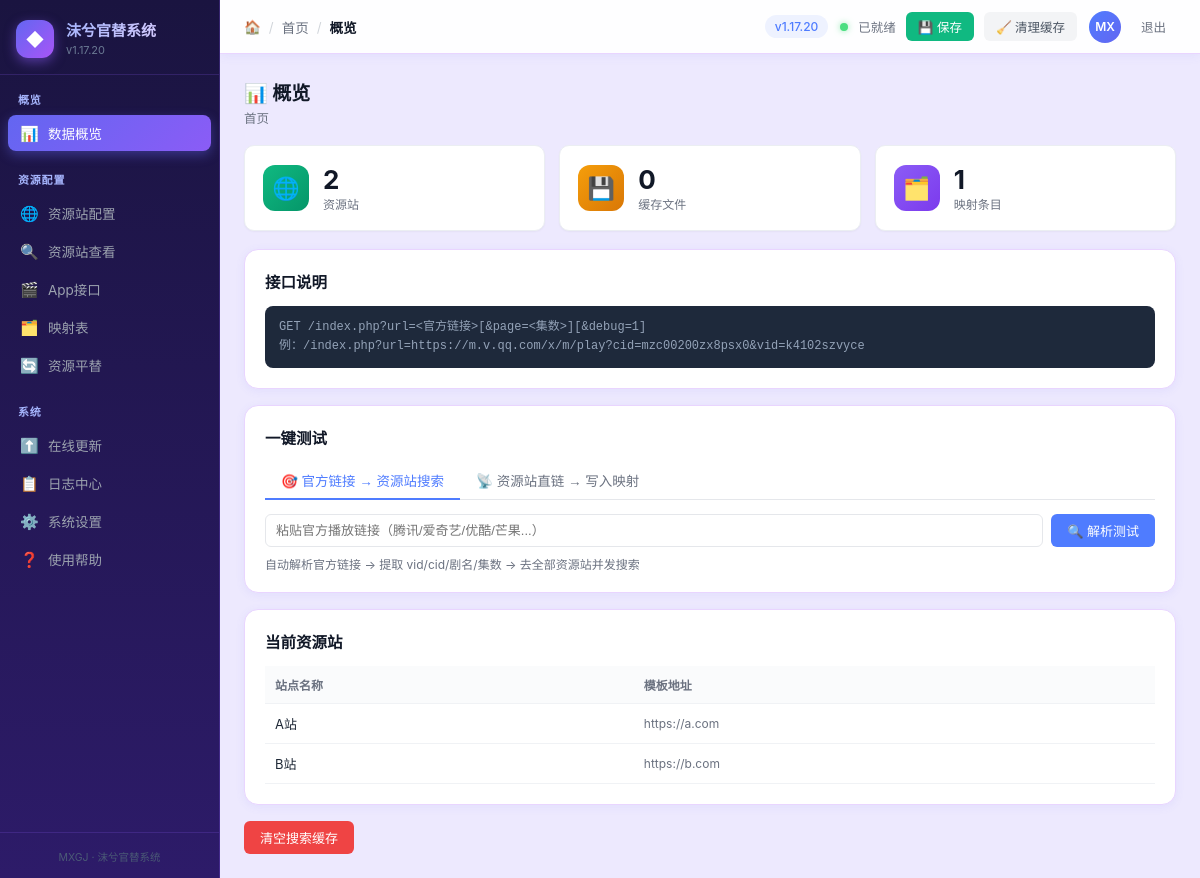
/admin.php (signed in), run on the app's committed database.
### tables this page shows
CREATE TABLE sites (
    id          INTEGER PRIMARY KEY AUTOINCREMENT,
    name        VARCHAR(128) NOT NULL,
    template    TEXT         NOT NULL,      -- 搜索模板，含 %u/%s/%t/%p
    enabled     INTEGER      DEFAULT 1,
    role        VARCHAR(32)  DEFAULT 'primary',  -- primary / fallback
    method      VARCHAR(8)   DEFAULT 'GET',      -- GET / POST
    headers     TEXT,                          -- JSON: {"X-Requested-With":"XMLHttpRequest"}
    post_body   TEXT,                          -- JSON: POST 模板（支持 %u）
    parser      VARCHAR(32)  DEFAULT 'cMaccms', -- cMaccms / json / regex / xml
    sort_order  INTEGER      DEFAULT 0,
    created_at  INTEGER,
    updated_at  INTEGER
);

### lib/Db.php (called while the page is built, shortened)
<?php
class Db
{
    private static ?PDO $_pdo = null;
    public static function enabled(): bool
    {
        $envFile = defined('MXGJ_ENV') ? MXGJ_ENV : MXGJ_CONFIG . '/.env.ini';
        $driver = 'sqlite';
        if (is_file($envFile)) {
            $raw = @file_get_contents($envFile);
            if ($raw !== false && preg_match('/^\[db\](.*?)(?=^\[|\Z)/ms', $raw, $m)) {
                $section = $m[1];
                if (preg_match('/^\s*driver\s*=\s*(\w+)/m', $section, $dm)) {
                    $driver = strtolower(trim($dm[1]));
                }
            }
        }
        $pdo = self::tryConnect($driver, $envFile);
        self::$_pdo = $pdo;
        return true;
    }
    public static function connect(): ?PDO
    {
        if (self::$_pdo !== null) return self::$_pdo;
        return self::$_pdo;
    }
    private static function tryConnect(string $driver, string $envFile): ?PDO
    {
        try {
            $dsn = ''; $user = ''; $pass = '';
            if (is_file($envFile)) {
                $raw = @file_get_contents($envFile);
                if ($raw !== false && preg_match('/^\[db\](.*?)(?=^\[|\Z)/ms', $raw, $m)) {
                    $section = $m[1];
                    $kv = [];
                    foreach (explode("\n", $section) as $line) {
                        if (str_contains($line, '=')) {
                            [$k, $v] = explode('=', $line, 2);
                            $kv[trim($k)] = trim($v);
                        }
                    }
                    $user = $kv['user'] ?? '';
                    $pass = $kv['pass'] ?? '';
                }
            }
            if ($driver === 'sqlite') {
                $dbFile = MXGJ_DATA . '/mxgj.db';
                $dsn = "sqlite:$dbFile";
            } elseif ($driver === 'mysql') {
                $host  = $kv['host'] ?? '127.0.0.1';
                $port  = $kv['port'] ?? '3306';
                $name  = $kv['name'] ?? 'mxgj';
                $dsn = "mysql:host=$host;port=$port;dbname=$name;charset=utf8mb4";
            } else {
                return null;
            }
            $pdo = new PDO($dsn, $user, $pass, [
                PDO::ATTR_ERRMODE          => PDO::ERRMODE_EXCEPTION,
                PDO::ATTR_DEFAULT_FETCH_MODE => PDO::FETCH_ASSOC,
                PDO::ATTR_EMULATE_PREPARES => false,
                PDO::ATTR_PERSISTENT       => true,
            ]);
            if ($driver === 'sqlite') {
                $pdo->exec('PRAGMA journal_mode=WAL');
                $pdo->exec('PRAGMA synchronous=NORMAL');
                $pdo->exec('PRAGMA busy_timeout=5000');
                $pdo->exec('PRAGMA foreign_keys=ON');
            }
            return $pdo;
        } catch (Throwable $e) {
            @error_log('Db::tryConnect 失败: ' . $e->getMessage());
            return null;
        }
    }
    public static function sites(): array
    {
        $pdo = self::connect();
        try {
            $rows = $pdo->query('SELECT * FROM sites ORDER BY sort_order ASC, id ASC')->fetchAll();
            $out = [];
            foreach ($rows as $r) {
                if (isset($r['headers']))  $r['headers']  = json_decode($r['headers'],  true) ?? [];
                if (isset($r['post_body'])) $r['post_body'] = json_decode($r['post_body'], true) ?? [];
                $out[] = $r;
            }
            return $out;
        } catch (Throwable) { return []; }
    }
}

### lib/bootstrap.php (called while the page is built, shortened)
<?php
if (!class_exists('Db', false)) {
    require_once __DIR__ . '/Db.php';
}
function _mxgj_db_enabled(): bool {
    static $cache = null;
    if ($cache !== null) return $cache;
    $cache = class_exists('Db', false) && Db::enabled();
    return $cache;
}
function mxgj_env_read(): array
{
    if (_mxgj_db_enabled()) {
        $dbSections = Db::configAll();
        $dbSections['sites'] = ['data' => Db::sites()];
        $dbSections['mapping'] = ['data' => Db::mapping()];
        return ['sections' => $dbSections, 'env_file' => MXGJ_ENV, 'migrated' => false, 'from_db' => true];
    }
    $envFile = MXGJ_ENV;
    return ['sections' => $GLOBALS['mxgj_env_cache'], 'env_file' => $envFile, 'migrated' => false];
}
function mxgj_settings(): array
{
    $r = mxgj_env_read();
    $s = $r['sections'];
    $defaults = [
        'admin_password' => 'moxi123', 'updater_key' => '',
        'timeout' => 15, 'cache_ttl' => 600, 'page_size' => 50,
        'replace_domain' => '',
        'repo_owner' => 'ssmhdssmhd', 'repo_name' => 'MXGJ', 'repo_branch' => 'main',
        'site_control' => [
            'search_interval' => 10, 'heartbeat_enable' => false,
            'heartbeat_interval' => 300, 'heartbeat_timeout' => 5,
            'heartbeat_max_fail' => 3, 'cooldown_seconds' => 600,
            'rotation_enable' => false, 'rotation_interval' => 300,
            'max_sites_per_request' => 0,
        ],
        'output' => [
            'mode' => 'standard', 'show_source' => false, 'show_meta' => true,
            'fields' => [],
        ],
        'app_api' => [
            'enable' => true, 'require_key' => false, 'api_key' => '',
            'player_type' => 'lgzym3u8', 'proxy_enable' => true,
            'cors' => '*', 'max_size_mb' => 10, 'rate_limit' => 0,
        ],
        'fallback' => ['enable' => false, 'step2_retry_main' => true],
        'cron' => [
            'key' => '', 'interval_mins' => 60, 'scan_sites' => true,
            'scan_pages' => 1, 'timeout' => 20, 'seed_links' => [],
        ],
    ];
    $out = [];
    foreach (['admin_password', 'updater_key', 'timeout', 'cache_ttl', 'page_size', 'replace_domain', 'repo_owner', 'repo_name', 'repo_branch'] as $k) {
        $out[$k] = $s['system'][$k] ?? $defaults[$k];
    }
    foreach (['site_control', 'output', 'app_api', 'fallback', 'cron'] as $sec) {
        $out[$sec] = isset($s[$sec]) && is_array($s[$sec])
            ? array_merge($defaults[$sec], $s[$sec])
            : $defaults[$sec];
    }
    return $out;
}

### admin.php (the view, shortened to what this page needs)
<?php
require_once __DIR__ . '/lib/bootstrap.php';
$ACTION = $_POST['action'] ?? ($_GET['action'] ?? '');
function isLoggedIn(): bool {
    return !empty($_SESSION['mxgj_admin']);
}
if ($ACTION === '') {
    if (!isLoggedIn()) {
        renderLogin();
    } else {
        renderDashboard();
    }
    exit;
}
    ?>
    <?php
function renderDashboard()
{
    $settings = mxgj_settings();
    $sites    = mxgj_sites();
    $mapping  = mxgj_mapping_data();
    $cacheCnt = AdminHelper::cacheCount();
    $tab = $_GET['tab'] ?? 'dashboard';
    ?>
    <?php
    $tabLabels = [
        'dashboard'   => ['label' => '概览',         'icon' => '📊', 'crumb' => '首页'],
        'sites'       => ['label' => '资源站配置',   'icon' => '🌐', 'crumb' => '资源配置'],
        'sites_view'  => ['label' => '资源站查看',   'icon' => '🔍', 'crumb' => '资源配置'],
        'app_api'     => ['label' => 'App接口',      'icon' => '🎬', 'crumb' => '资源配置'],
        'mapping'     => ['label' => '映射表',       'icon' => '🗂️', 'crumb' => '资源配置'],
        'fallback'    => ['label' => '资源平替',     'icon' => '🔄', 'crumb' => '资源配置'],
        'update'      => ['label' => '在线更新',     'icon' => '⬆️', 'crumb' => '系统更新'],
        'logs'        => ['label' => '日志',         'icon' => '📋', 'crumb' => '日志中心'],
        'help'        => ['label' => '帮助',         'icon' => '❓', 'crumb' => '使用帮助'],
        'settings'    => ['label' => '设置',         'icon' => '⚙️', 'crumb' => '系统设置'],
    ];
    $currentLabel = $tabLabels[$tab]['label'] ?? '概览';
    $currentIcon  = $tabLabels[$tab]['icon']  ?? '📊';
    $currentCrumb = $tabLabels[$tab]['crumb'] ?? '首页';
    ?>
<!DOCTYPE html>
<html lang="zh-CN">
<head>
</head>
<body>
<div class="layout">
<aside class="sidebar">
  <div class="sidebar-brand">
    <div class="logo-box">◆</div>
    <div class="brand-info">
      <div class="brand-name"><?= MXGJ_NAME ?></div>
      <div class="brand-ver">v<?= MXGJ_VERSION ?></div>
    </div>
  </div>
  <div class="sidebar-scroll">
    <div class="nav-group">
      <div class="nav-group-title">概览</div>
      <a class="nav-item <?= $tab==='dashboard'?'active':'' ?>" href="?tab=dashboard"><span class="icon">📊</span><span>数据概览</span></a>
    </div>
    <div class="nav-group">
      <div class="nav-group-title">资源配置</div>
      <a class="nav-item <?= $tab==='sites'?'active':'' ?>" href="?tab=sites"><span class="icon">🌐</span><span>资源站配置</span></a>
      <a class="nav-item <?= $tab==='sites_view'?'active':'' ?>" href="?tab=sites_view"><span class="icon">🔍</span><span>资源站查看</span></a>
      <a class="nav-item <?= $tab==='app_api'?'active':'' ?>" href="?tab=app_api"><span class="icon">🎬</span><span>App接口</span></a>
      <a class="nav-item <?= $tab==='mapping'?'active':'' ?>" href="?tab=mapping"><span class="icon">🗂️</span><span>映射表</span></a>
      <a class="nav-item <?= $tab==='fallback'?'active':'' ?>" href="?tab=fallback"><span class="icon">🔄</span><span>资源平替</span></a>
    </div>
    <div class="nav-group">
      <div class="nav-group-title">系统</div>
      <a class="nav-item <?= $tab==='update'?'active':'' ?>" href="?tab=update"><span class="icon">⬆️</span><span>在线更新</span></a>
      <a class="nav-item <?= $tab==='logs'?'active':'' ?>" href="?tab=logs"><span class="icon">📋</span><span>日志中心</span></a>
      <a class="nav-item <?= $tab==='settings'?'active':'' ?>" href="?tab=settings"><span class="icon">⚙️</span><span>系统设置</span></a>
      <a class="nav-item <?= $tab==='help'?'active':'' ?>" href="?tab=help"><span class="icon">❓</span><span>使用帮助</span></a>
    </div>
  </div>
  <div class="sidebar-foot">
    <span class="foot-text">MXGJ · 沫兮官替系统</span>
  </div>
</aside>
<div class="main">
<div class="topbar">
<div class="breadcrumb"><span>🏠</span><span class="sep">/</span><span><?= $currentCrumb ?></span><span class="sep">/</span><span class="current"><?= $currentLabel ?></span></div>
<div class="topbar-right">
<span class="version-tag">v<?= MXGJ_VERSION ?></span>
<div class="topbar-save">
    <span id="tb-save-indicator" class="save-indicator"></span>
    <span id="tb-save-status" class="save-status-text">已就绪</span>
    <button id="btn-save-all"   class="topbar-action"  title="保存所有未保存的修改（Ctrl+S）">💾 保存</button>
    <button id="btn-clear-cache" class="topbar-action secondary" title="一键清理缓存 / 锁 / 日志 + PHP Opcache">🧹 清理缓存</button>
</div>
<div class="user-area">
<div class="user-avatar">MX</div>
<form method="post" style="margin:0"><input type="hidden" name="action" value="logout"><button class="logout-btn" type="submit">退出</button></form>
</div>
</div>
</div>
<div class="content">
<div class="page-title"><?= $currentIcon ?> <?= $currentLabel ?></div>
<div class="page-subtitle"><?= $currentCrumb ?></div>
<?php if ($tab === 'dashboard'): ?>
<?php renderOverview($sites, $cacheCnt, $mapping); ?>
<?php elseif ($tab === 'sites'): ?>
<?php renderSitesForm($sites); ?>
<?php elseif ($tab === 'sites_view'): ?>
<?php renderSiteListView($sites); ?>
<?php elseif ($tab === 'app_api'): ?>
<?php renderAppApiForm($settings); ?>
<?php elseif ($tab === 'mapping'): ?>
<?php renderMappingForm($mapping); ?>
<?php elseif ($tab === 'fallback'): ?>
<?php renderFallbackForm($settings, $sites); ?>
<?php elseif ($tab === 'update'): ?>
<?php renderUpdateForm(); ?>
<?php elseif ($tab === 'logs'): ?>
<?php renderLogs(); ?>
<?php elseif ($tab === 'help'): ?>
<?php renderHelp(); ?>
<?php elseif ($tab === 'settings'): ?>
<?php renderSettingsForm($settings); ?>
<?php endif; ?>
</div>
</div>
</div>
</body></html>
<?php
}
function renderOverview($sites, $cacheCnt, $mapping)
{
    ?>
    <div class="stat-cards">
        <div class="stat-card"><div class="stat-icon green">🌐</div><div class="stat-info"><b><?= count($sites) ?></b><span>资源站</span></div></div>
        <div class="stat-card"><div class="stat-icon orange">💾</div><div class="stat-info"><b><?= $cacheCnt ?></b><span>缓存文件</span></div></div>
        <div class="stat-card"><div class="stat-icon purple">🗂️</div><div class="stat-info"><b><?= count($mapping['title'] ?? []) + count($mapping['cid'] ?? []) ?></b><span>映射条目</span></div></div>
    </div>
    <div class="panel" style="margin-bottom:16px">
        <h2>接口说明</h2>
        <pre><code>GET /index.php?url=&lt官方链接&gt[&page=&lt集数&gt][&debug=1]
例：/index.php?url=https://m.v.qq.com/x/m/play?cid=mzc00200zx8psx0&vid=k4102szvyce</code></pre>
    </div>
    <div class="panel" style="margin-bottom:16px">
        <h2>一键测试</h2>
        <div class="tab-bar" style="display:flex;gap:0;margin-bottom:14px;border-bottom:1px solid #e5e7eb">
            <button type="button" class="t-tab active" data-tab="official" onclick="switchTab('official')">🎯 官方链接 → 资源站搜索</button>
            <button type="button" class="t-tab" data-tab="direct" onclick="switchTab('direct')">📡 资源站直链 → 写入映射</button>
        </div>
        <div class="tab-pane" id="tab-official">
            <div style="display:flex;gap:8px;flex-wrap:wrap">
                <input id="t-url" type="text" placeholder="粘贴官方播放链接（腾讯/爱奇艺/优酷/芒果...）" style="flex:1;min-width:300px">
                <button class="btn" onclick="testFull()">🔍 解析测试</button>
            </div>
            <div class="small" style="margin-top:8px;color:#6b7280">自动解析官方链接 → 提取 vid/cid/剧名/集数 → 去全部资源站并发搜索</div>
        </div>
    </div>
    <div class="panel">
        <h2>当前资源站</h2>
        <?php if (!$sites): ?>
            <p class="small">尚未配置资源站，请到「资源站」页添加。</p>
        <?php else: ?>
        <table>
            <tr><th>站点名称</th><th>模板地址</th></tr>
            <?php foreach ($sites as $s): ?>
            <tr><td><?= htmlspecialchars($s['name']) ?></td><td class="small"><?= htmlspecialchars($s['template']) ?></td></tr>
            <?php endforeach; ?>
        </table>
        <?php endif; ?>
    </div>
    <form method="post" style="margin-top:16px">
        <button class="btn btn-danger">清空搜索缓存</button>
    </form>
    <?php
}
    ?>
    <?php
class AdminHelper
{
    public static function cacheCount(): int
    {
        if (!is_dir(MXGJ_CACHE)) return 0;
        $n = 0;
        return $n;
    }
}
?>

### data on the page
sites: name "A站", template "https://a.com"
sites: name "B站", template "https://b.com"

### other printed values
MXGJ_VERSION "1.17.20"
$currentCrumb "首页"
$currentLabel "概览"
$currentIcon "📊"
count($sites) "2"
$cacheCnt "0"
count($mapping['title'] ?? []) + count($mapping['cid'] ?? []) "1"
